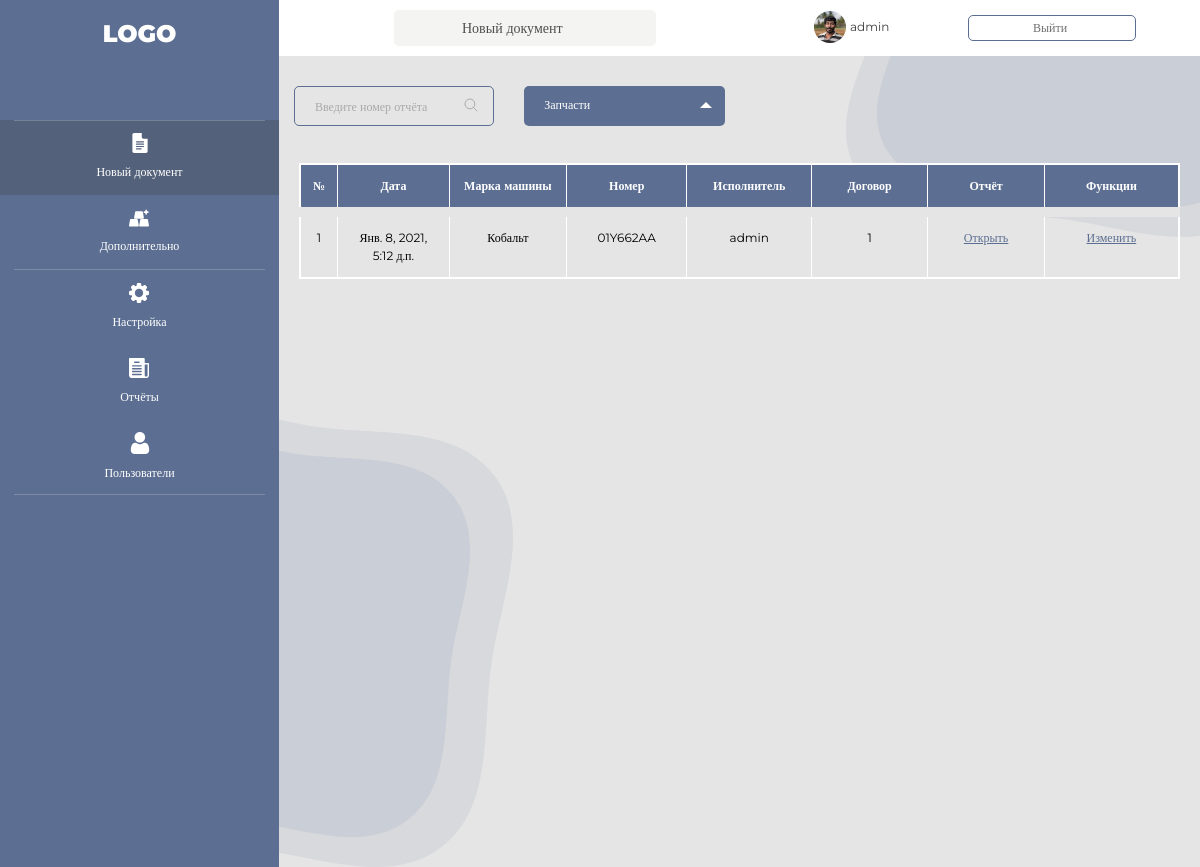
Before: /report/list (signed in) with the older database file.
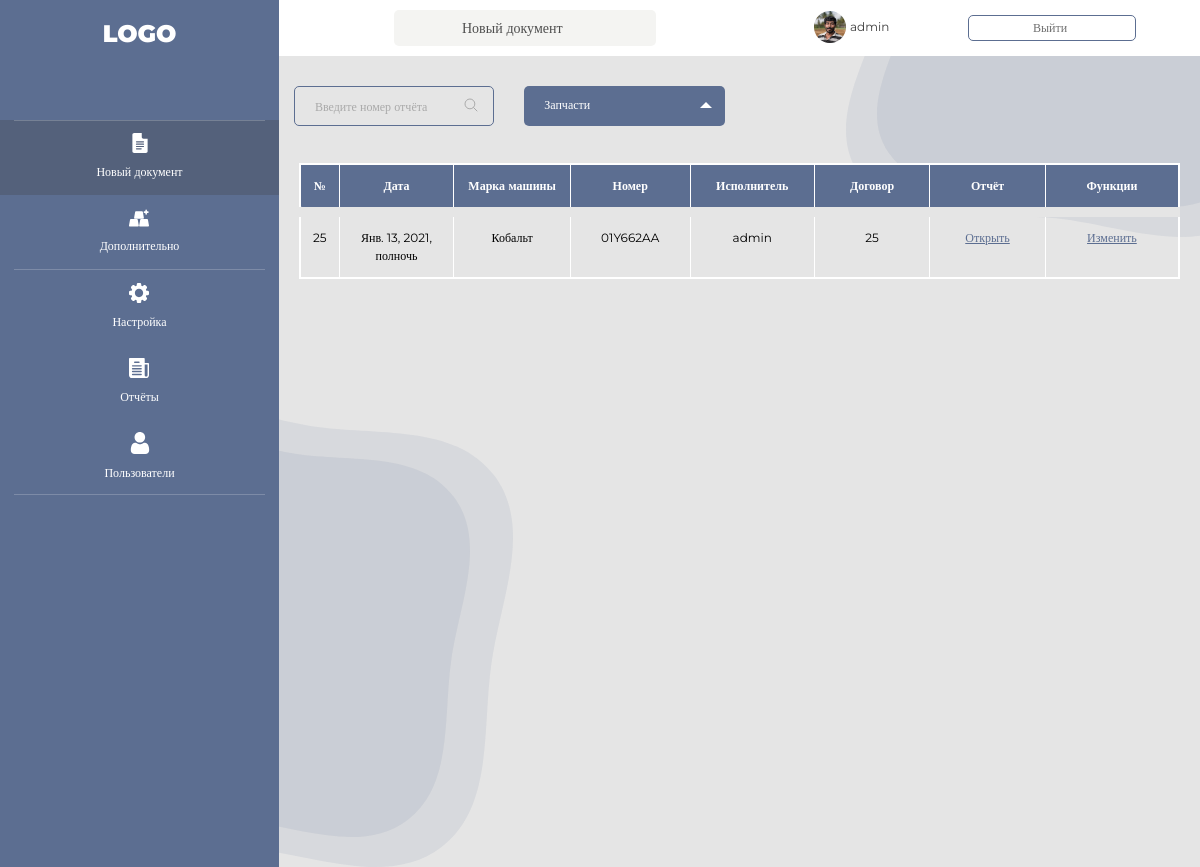
After: the same page with the newer database file.
### makereport/models.py (models this page shows, shortened)
class Report(models.Model):
    report_id = models.AutoField(auto_created=True, primary_key=True, serialize=False, verbose_name='ID')
    created_by = models.ForeignKey(User, on_delete=models.CASCADE, related_name='created_by', verbose_name='Создан')
    created_at = models.DateTimeField(verbose_name='Время создания')
    car = models.ForeignKey('Car', on_delete=models.CASCADE, related_name='Car', verbose_name='Машина')
    contract = models.ForeignKey('Contract', on_delete=models.CASCADE, related_name='Contract', verbose_name='Контракт')
    service = models.ManyToManyField(Service, related_name='Услуги', verbose_name='Услуги')
    product = models.ManyToManyField(Product, related_name='Детали', verbose_name='Детали')
    consumable = models.ManyToManyField(Consumable, related_name='Расходники', verbose_name='Расходники')
    service_cost = models.IntegerField(default=0)
    product_cost = models.IntegerField(default=0)
    product_acc_cost = models.IntegerField(default=0)
    consumable_cost = models.IntegerField(default=0)
    total_report_cost = models.CharField(max_length=15)
    pdf_report = models.FileField(blank=True, null=True, verbose_name='Отчёт в пдф')
    passport_photo = models.FileField(blank=True, null=True, verbose_name='Фото пасспорта')
    registration_photo = models.FileField(blank=True, null=True, verbose_name='Фото тех.пасспорта')
    media_photo = models.FileField(blank=True, null=True, verbose_name='Разные Фото')
    wear_data = models.JSONField(blank=True, null=True)
    service_data = models.JSONField(blank=True, null=True)
    product_data = models.JSONField(blank=True, null=True)
    consumable_data = models.JSONField(blank=True, null=True)
    class Meta:
        verbose_name = 'Отчёт'
        verbose_name_plural = 'Отчёты'

class Car(models.Model):
    car_id = models.AutoField(auto_created=True, primary_key=True, serialize=False, verbose_name='ID')
    brand = models.CharField(max_length=30)
    car_number = models.CharField(max_length=8)
    registration = models.CharField(max_length=15)
    engine_number = models.CharField(max_length=30)
    body_number = models.CharField(max_length=30)
    chassis = models.CharField(max_length=30)
    car_color = models.CharField(max_length=20)
    mileage = models.CharField(max_length=10)
    release_date = models.DateField()
    car_type = models.CharField(max_length=20)
    car_owner = models.CharField(max_length=60)
    owner_address = models.CharField(max_length=100)
    class Meta:
        verbose_name = 'Машину'
        verbose_name_plural = 'Машины'

class Contract(models.Model):
    contract_id = models.AutoField(auto_created=True, primary_key=True, serialize=False, verbose_name='ID')
    customer = models.ForeignKey('Customer', on_delete=models.CASCADE, related_name='Customer',verbose_name='Клиент')
    pdf_contract = models.FileField(blank=True, null=True, verbose_name='Контракт в пдф')
    def __str__(self):
        return str(self.contract_id)
    class Meta:
        verbose_name = 'Контракт'
        verbose_name_plural = 'Контракты'

### makereport/views.py (the view)
# urls.py: path('list', reports_list, name='reports_list'),
@login_required
def reports_list(request):
    reports = Report.objects.all()
    return render(request, 'makereport/index.html', context={'reports': reports})

### makereport/templates/makereport/index.html (shortened to what this page needs)
{% extends 'makereport/base_report.html' %}
{% block content %}
  <main id="main">
  	<div class="top_block_phone col-12">
  		<div class=" row">
            <div class="col-lg-3">
                <div class="input_phone">
                    <input type="email" placeholder="Введите номер отчёта" required />
                    <span><a href="#"><ion-icon name="search-outline"></ion-icon></a></span>
                </div>
            </div>
            <div class="col-lg-3">
                <span class="dropdown-el">
                    <input type="radio" name="sortType1" value="Relevance1" checked="checked" id="sort-relevance"><label for="sort-relevance">Запчасти</label>
                </span>
            </div>
  	    </div>
  	</div>
    <div class="table1">
      <table class="table" data-tablesaw-mode="stack">
        <thead>
          <tr>
            <th style="width: 34px; border-bottom-left-radius: 10px">№</th>
            <th style="width: 136px;">Дата</th>
            <th style="width: 136px;">Марка машины</th>
            <th style="width: 136px;">Номер</th>
            <th style="width: 136px;">Исполнитель</th>
            <th style="width: 136px;">Договор</th>
            <th style="width: 136px;">Отчёт</th>
            <th style="width: 159px;">Функции</th>
          </tr>
        </thead>
        <tbody>
        {% for report in reports %}
          <tr class="blacked">
            <td style="border-bottom: 1px solid #fff;" data-title="№">{{ report.report_id }}</td>
            <td style="border-bottom: 1px solid #fff;" data-title="Дата">{{ report.created_at}}</td>
            <td style="border-bottom: 1px solid #fff;" data-title="Марка машины">{{ report.car.brand }}</td>
            <td style="border-bottom: 1px solid #fff;" data-title="Номер">{{ report.car.car_number }}</td>
            <td style="border-bottom: 1px solid #fff;" data-title="Исполнитель">{{ report.created_by }}</td>
            <td style="border-bottom: 1px solid #fff;" data-title="Договор">{{ report.contract }}</td>
            <td style="border-bottom: 1px solid #fff;" data-title="Отчёт" data-type="currency"><a href="{% url 'get_response' report.report_id %}">Открыть</a></td>
            <td style="border-bottom: 1px solid #fff;" data-title="Функции" data-type="currency"><a href="{% url 'edit_report' report.report_id %}">Изменить</a></td>
          </tr>
         {% endfor %}
        </tbody>
      </table>
    </div>
</main>
{% endblock %}

### makereport/templates/makereport/base_report.html (shortened to what this page needs)
<!DOCTYPE html>
<html lang="en" dir="ltr">
{% load static %}
<head>
	<link href="{% static '/makereport/vendor/bootstrap/css/bootstrap.min.css' %}" rel="stylesheet">
	<link href="{% static '/makereport/vendor/icofont/icofont.min.css' %}" rel="stylesheet">
    <link href="{% static '/makereport/css/desktop3.css' %}" rel="stylesheet">
	<link href="{% static '/makereport/css/desktop7.css' %}" rel="stylesheet">
    <link href="{% static '/makereport/css/desktop6.css' %}" rel="stylesheet">
    <link href="{% static '/makereport/css/desktop8.css' %}" rel="stylesheet">
    <link href="{% static '/makereport/css/desktop11.css' %}" rel="stylesheet">
</head>
<body>
  	<header id="header">
  		<div class="d-flex flex-column">
  			<div class="profile">
  				<h2><a href="#">LOGO</a></h2>
  			</div>
  			<nav class="nav-menu">
  				<ul>
  					 <li class="active"><a href="{% url 'new_report' %}"><br>Новый документ</a>
                                  </li>
            <li><a href="#"><br>Дополнительно</a>
                                  </li>
            <li><a href="#"><br>Настройка</a>
                                  </li>
            <li><a href="{% url 'reports_list' %}"><br>Отчёты</a>
                                  </li>
            <li><a href="{% url 'users_list' %}"><br>Пользователи</a>
                                  </li>
  				</ul>
  			</nav>
  		</div>
  	</header>
  		<div id="" class="header-top">
  			<div class="container">
  				<nav class="new-document-part">
  					<ul>
  						<li><a href="{% url 'new_report' %}" class="new-document-btn">Новый документ</a></li>
  					</ul>
  				</nav>
  				<nav class="user-profile-part d-none d-lg-block">
  					<ul>
  						<li class="img-user-profile"><img src="{% static '/makereport/img/user.png' %}"></li>
  						<li><a href="#" class="user-name-btn">{{ user.username }}</a></li>
                        <li><a class="log-out-btn" href="{% url 'user_logout' %}">Выйти</a></li>
  					</ul>
  				</nav>
  			</div>
  		</div>
            {% block content %}{% endblock %}
<div class="background_left">
</div>
<div class="background_right">
  </div>
   </body>
</html>

Changed rows visible on the page:
removed Report: report_id "1", created_at "Янв. 8, 2021, 5:12 д.п.", car.brand "Кобальт", car.car_number "01Y662AA", created_by "admin", contract "1"
added Report: report_id "25", created_at "Янв. 13, 2021, полночь", car.brand "Кобальт", car.car_number "01Y662AA", created_by "admin", contract "25"
